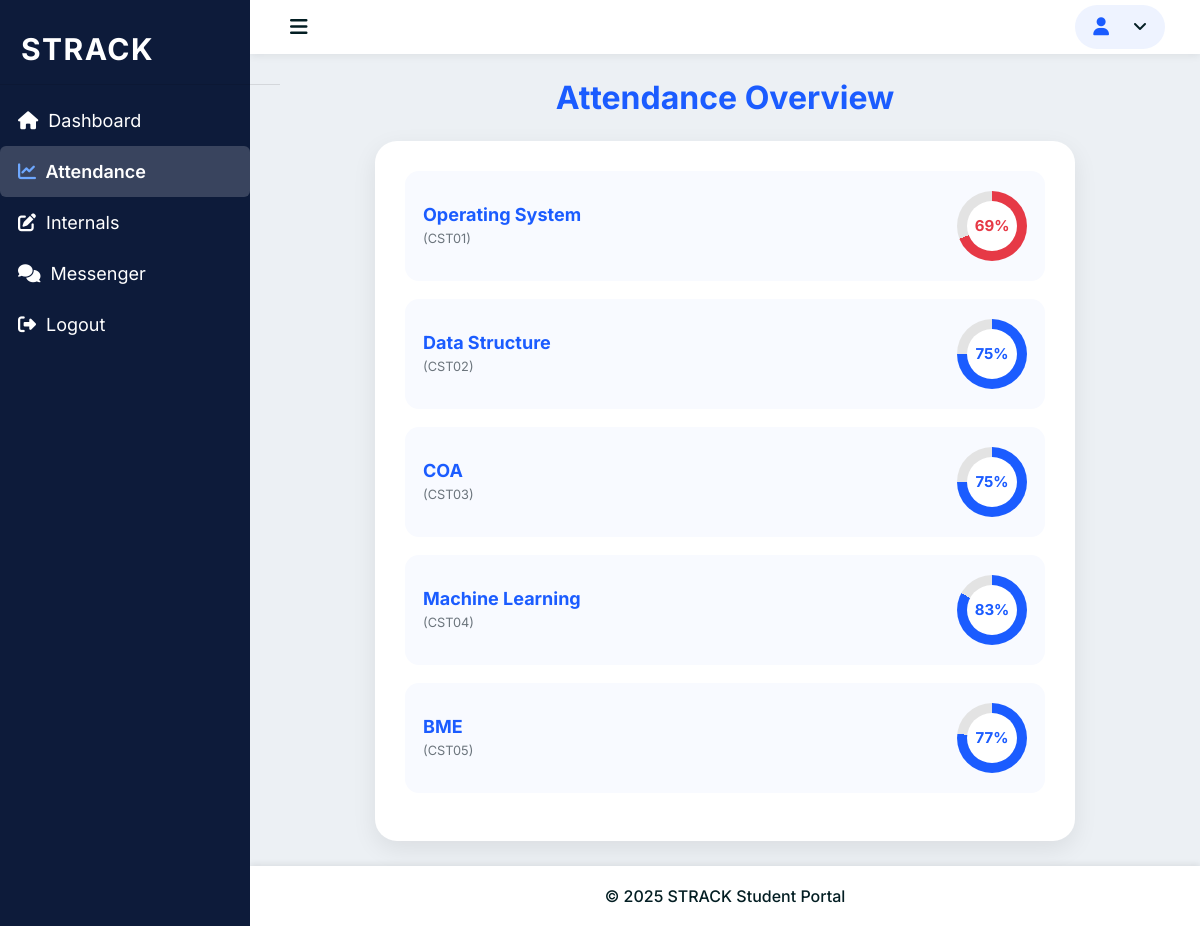
/StudentPortal/StudentAttendanceDisplayPage/ (signed in), run on the app's committed database.
### TeacherApp/models.py (models this page shows, shortened)
class Subjectdb(models.Model):
    Subject_name = models.CharField(max_length=30,unique=True)
    Subject_code = models.CharField(max_length=30, unique=True)
    Subject_teacher = models.CharField(max_length=30)
    Subject_sem = models.CharField(max_length=30)
    Subject_dep = models.CharField(max_length=30)

### StudentApp/views.py (the view)
# urls.py: path('StudentAttendanceDisplayPage/', views.StudentAttendanceDisplayPage, name="StudentAttendanceDisplayPage"),
def StudentAttendanceDisplayPage(request):
    student_id = request.session.get('StudentId')
    if student_id:
        student = Studentdb.objects.get(id=student_id)
    attendance = []
    subjects = Subjectdb.objects.all()
    for i in subjects:
        total = Attendancedb.objects.filter(Student=student, Subject=i).count()
        present = Attendancedb.objects.filter(Student=student, Subject=i, Status='Present').count()
        percentage = round((present / total) * 100) if total > 0 else 0
        attendance.append({
            'subject_name': i.Subject_name,
            'subject_code': i.Subject_code,
            'percentage': percentage
        })
    default = attendance[0] if attendance else None
    return render(request, 'StudentAttendanceDisplay.html', {
        'attendance': attendance,
        'default': default
    })

### StudentApp/templates/StudentAttendanceDisplay.html (shortened to what this page needs)
{% extends "base.html" %}
{% block content %}
<h2 class="text-center mb-4" style="font-weight:700; color:#1b5cff;">
    Attendance Overview
</h2>
<div class="container">
    <div class="subject-box">
        {% for att in attendance %}
        <div class="subject-row"
             data-percent="{{ att.percentage }}">
            <div class="subject-info">
                <h5 class="subject-title">{{ att.subject_name }}</h5>
                <small class="sub-code">({{ att.subject_code }})</small>
            </div>
            <div class="mini-circle" data-progress="{{ att.percentage }}">
                <span class="{% if att.percentage < 75 %}red-text{% endif %}">
                    {{ att.percentage }}%
                </span>
            </div>
        </div>
        {% endfor %}
    </div>
</div>
{% endblock %}

### StudentApp/templates/base.html (style rules this page uses)
html, body { height: 100%; margin: 0; padding: 0; overflow-x: hidden; }
body { display: flex; flex-direction: column; min-height: 100vh; }

### StudentApp/templates/StudentAttendanceDisplay.html (style rules this page uses)
.subject-box { width: 100%; max-width: 700px; margin: auto; background: white; padding: 30px; border-radius: 22px; box-shadow: 0 8px 25px rgba(0,0,0,0.08); }
.subject-row { display: flex; justify-content: space-between; align-items: center; padding: 20px 18px; background: #f8faff; border-radius: 14px; margin-bottom: 18px; transition: 0.25s ease; }
.subject-title { font-size: 18px; font-weight: 700; margin: 0; color: #1b5cff; }
.sub-code { color: #6c757d; }
.mini-circle { --size: 70px; --thickness: 10px; --progress: 0; width: var(--size); height: var(--size); border-radius: 50%; position: relative; background: conic-gradient(#1b5cff calc(var(--progress) * 1%), #e3e3e3 0); display: flex; align-items: center; justify-content: center; transition: 0.4s ease; }
.mini-circle::before { content: ""; position: absolute; width: calc(var(--size) - var(--thickness)*2); height: calc(var(--size) - var(--thickness)*2); background: white; border-radius: 50%; }
.mini-circle span { position: absolute; font-size: 15px; font-weight: 700; }
.red-text { color: #e63946 !important; }

### data on the page
Subjectdb: subject_name "Operating System", subject_code "CST01"
Subjectdb: subject_name "Data Structure", subject_code "CST02"
Subjectdb: subject_name "COA", subject_code "CST03"
Subjectdb: subject_name "Machine Learning", subject_code "CST04"
Subjectdb: subject_name "BME", subject_code "CST05"

### other printed values
{{ att.percentage }} "69" "75" "75" "83" "77"
